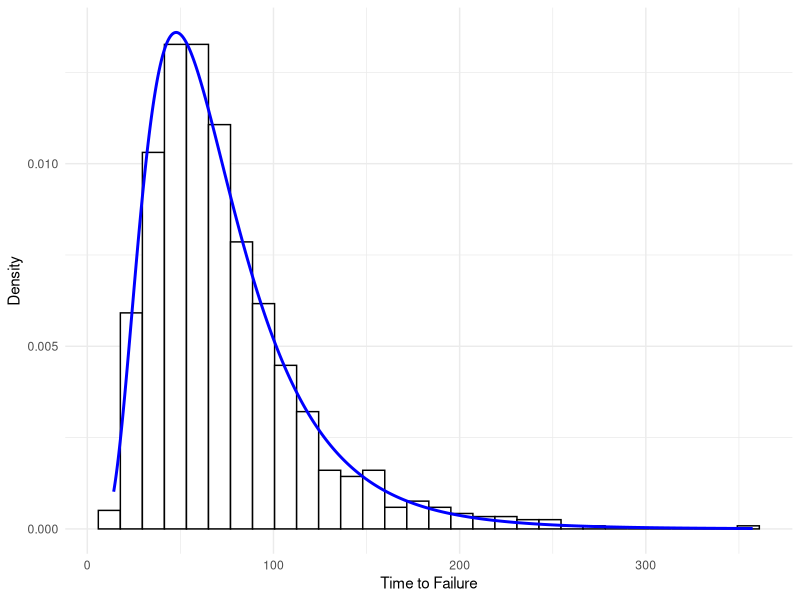

The R source for this figure:
#Page 312

library(ggplot2)

mu <- 4.15
sigma <- 0.53342
p <- 0.9
set.seed(123)  
samples <- rlnorm(1000, meanlog = mu, sdlog = sigma)
data_df <- data.frame(data = samples)

x_seq <- seq(min(samples), max(samples), length.out = 1000)

y_seq <- dlnorm(x_seq, meanlog = mu, sdlog = sigma)

ggplot(data = data_df, aes(x = data)) +
  geom_histogram(aes(y=..density..), bins = 30, color="black", fill="white") +
  geom_line(data = data.frame(x = x_seq, y = y_seq), aes(x = x, y = y), color = "blue", size = 1) +
  labs(x = "Time to Failure", y = "Density") +
  theme_minimal()

q <- exp(mu + sigma * qnorm(p))
signif(q, 5)
